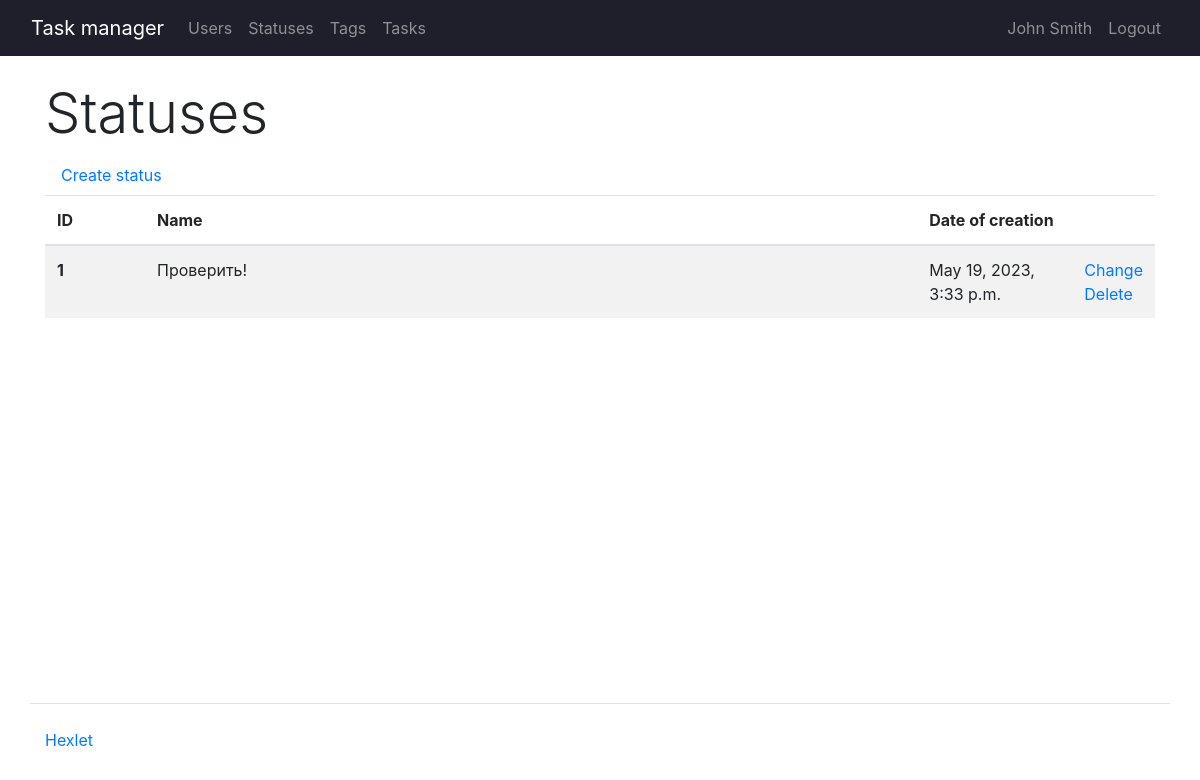
/statuses/ (signed in), run on the app's committed database.
### task_manager/users/models.py (models this page shows, shortened)
class CustomUser(AbstractUser):
    groups = models.ManyToManyField(
        "auth.Group",
        blank=True,
        related_name="customuser_set",
        related_query_name="customuser",
    )
    user_permissions = models.ManyToManyField(
        "auth.Permission",
        blank=True,
        related_name="customuser_set",
        related_query_name="customuser",
    )
    def __str__(self):
        return f'{self.first_name} {self.last_name}'

### task_manager/statuses/models.py (models this page shows, shortened)
class Statuses(models.Model):
    name = models.CharField(max_length=255, verbose_name=_("Name"))
    created_at = models.DateTimeField(auto_now_add=True)

### task_manager/statuses/views.py (the view)
# urls.py: path("", StatusesView.as_view(), name="statuses"),
class StatusesView(StatusLoginMixin, View):
    def get(self, request):
        statuses = Statuses.objects.all()
        return render(request, "statuses/statuses.html", context={"statuses": statuses})

### task_manager/templates/statuses/statuses.html
{% extends 'base.html' %}
{% load i18n %}
{% block content %}
      <h1 class="display-4">{% translate "Statuses" %}</h1>
      <a class="nav-link" href="{% url 'create_status' %}">{% translate "Create status" %}</a>
      <table class="table table-striped">
        <thead>
          <tr>
            <th scope="col" style="width: 100px;">ID</th>
            <th scope="col">{% translate "Name" %}</th>
            <th scope="col" style="width: 155px;">{% translate "Date of creation" %}</th>
            <th scope="col" style="width: 15px;"></th>
          </tr>
        </thead>
        <tbody>
            {% for status in statuses %}
            <tr>
              <th scope="row">{{ status.id }}</th>
                <td>{{ status.name }}</td>
                <td>{{ status.created_at }}</td>
                <td>
                    <a href="{% url 'update_status' status.id %}">{% translate "Change" %}</a><br>
                    <a href="{% url 'delete_status' status.id %}" rel="nofollow">{% translate "Delete" %}</a>
                </td>
            </tr>
            {% endfor %}
        </tbody>
      </table>
{% endblock %}

### task_manager/templates/navbar.html (shortened to what this page needs)
{% load bootstrap4 %}
{% load i18n %}
<nav class="navbar navbar-expand-md navbar-dark px-3" style="background-color: rgb(31, 31, 43);">
    <div class="container-fluid">
      <a class="navbar-brand" href="/">{% translate "Task manager" %}</a>
      <div class="collapse navbar-collapse" id="navbarNavAltMarkup">
        <ul class="navbar-nav mr-auto">
          <li class="nav-item">
            <a class="nav-link" href="{% url 'users' %}">{% translate "Users" %}</a>
          </li>
        {% if request.user.is_authenticated %}
          <li class="nav-item">
            <a class="nav-link" href="{% url 'statuses' %}">{% translate "Statuses" %}</a>
          </li>
          <li class="nav-item">
            <a class="nav-link" href="#">{% translate "Tags" %}</a>
          </li>
          <li class="nav-item">
            <a class="nav-link" href="{% url 'tasks' %}">{% translate "Tasks" %}</a>
          </li>
        </ul>
        <ul class="navbar-nav ms-auto">
          <li class="nav-item">
            <a class="nav-link" href="{% url 'user_profile' request.user.id %}">{{request.user | title}}</a>
          </li>
          <li class="nav-item">
            <a class="nav-link" href="{% url 'logout' %}">{% translate "Logout" %}</a>
          </li>
        </ul>
        {% endif %}
      </div>
    </div>
</nav>

### data on the page
CustomUser: user "John Smith"
Statuses: id "1", name "Проверить!", created_at "May 19, 2023, 3:33 p.m."
